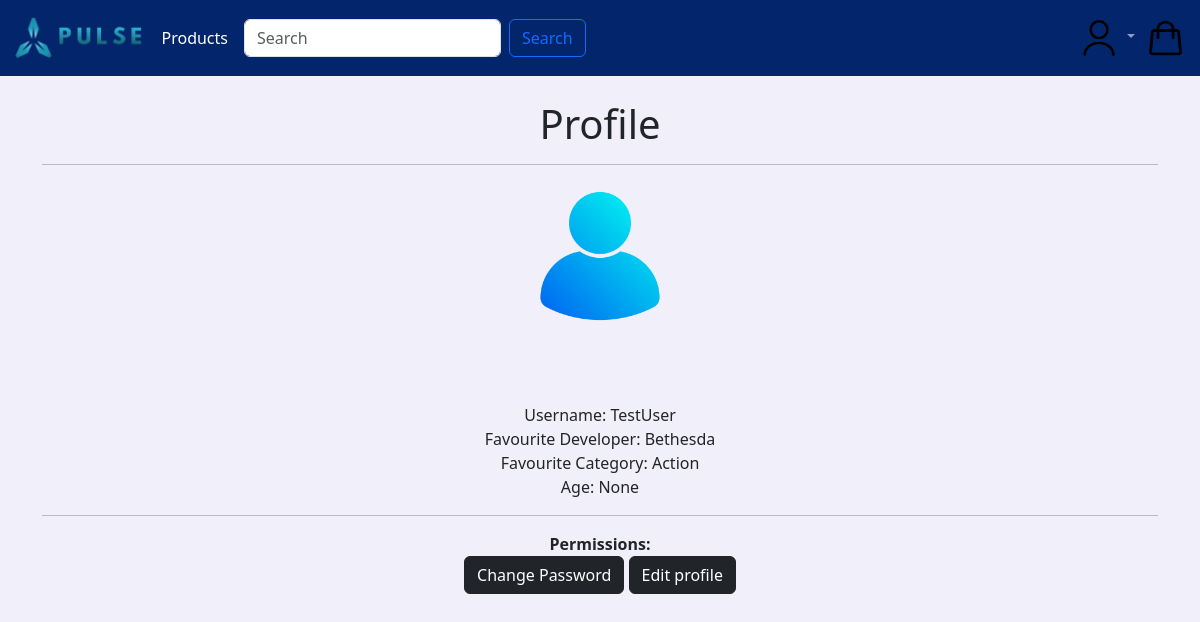
/profile/7/ (signed in), run on an earlier commit of the app's database.
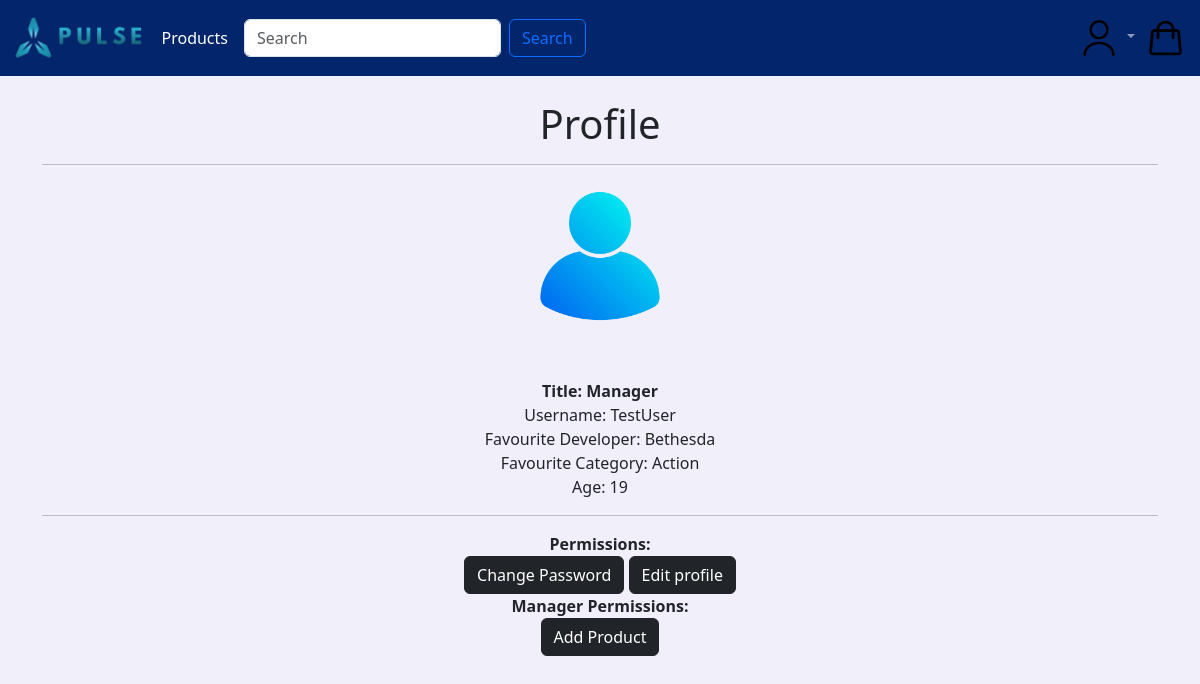
And on a later commit of the database.
### users/models.py (models this page shows, shortened)
class CustomUser(AbstractUser):
    age = models.PositiveIntegerField(null=True, blank=True)

class Profile(models.Model):
    user = models.OneToOneField(
        get_user_model(),
        null=True,
        on_delete=models.CASCADE,
    )
    date_of_birth = models.DateField(blank=True, null=True)
    Developer = models.ForeignKey(Developer, on_delete=models.CASCADE, null=True)
    Category = models.ForeignKey(Category, on_delete=models.CASCADE, null=True)

### pages/models.py (models this page shows, shortened)
class Developer(models.Model):
    id = models.UUIDField(
        primary_key=True,
        default=uuid.uuid4,
        editable=False)
    name = models.CharField(max_length=250, unique=True)
    class Meta:
        ordering = ('name',)
        verbose_name = 'developer'
        verbose_name_plural = 'developers'
    def __str__(self):
        return self.name

class Category(models.Model):
    id = models.UUIDField(
        primary_key=True,
        default=uuid.uuid4,
        editable=False)
    name = models.CharField(max_length=250, unique=True)
    description = models.TextField(blank=True)
    image = models.ImageField(upload_to='covers/', blank=True)
    class Meta:
        ordering = ('name',)
        verbose_name = 'category'
        verbose_name_plural = 'categories'
    def __str__(self):
        return self.name

### users/views.py (the view)
# urls.py: path('profile/<int:pk>/', ProfilePageView.as_view(), name='user_profile'),
class ProfilePageView(DetailView):
    model = Profile
    template_name = 'registration/user_profile.html'

### cart/context_processors.py (called while the page is built)
def counter(request):
    item_count = 0
    if 'admin' in request.path:
        return {}
    else:
        try:
            cart = Cart.objects.filter(cart_id=_cart_id(request))
            cart_items = CartItem.objects.all().filter(cart=cart[:1])
            for cart_item in cart_items:
                item_count += cart_item.quantity
        except Cart.DoesNotExist:
            item_count = 0
    return {'item_count':item_count}

### cart/views.py (called while the page is built)
def _cart_id(request):
    cart = request.session.session_key
    if not cart:
        cart = request.session.create()
    return cart

### users/context_processors.py (called while the page is built)
def user_groups(request):
    if request.user.is_authenticated:
        return {'is_manager': request.user.groups.filter(name='Manager').exists()}
    return {'is_manager': False}

### templates/registration/user_profile.html (shortened to what this page needs)
{% extends 'base.html' %}
{% load static %}
{% block content %}
    <br>
    <div class="text-center">
        <h1>Profile</h1>
        <hr class="rounded">
        <img src="{% static 'images/icon1.png' %}" alt="" height="150rem" width="150rem">
    </div>
    <br>
    <br>
    <div class="text-center">
        {% if is_manager %}
        <strong>Title: Manager</strong>
        {% endif %}
    <br>
        Username: {{ user.profile.user }}
    <br/>
        Favourite Developer: {{ user.profile.Developer }}
        <br>
        Favourite Category: {{ user.profile.Category }}
        <br>
        Age: {{ user.age }}
        <br>
        <hr class="rounded">
        <strong>Permissions:</strong>
        <br>
        <a href="{% url 'password_change' %}"><button class = "btn btn-dark">Change Password</button></a>
        <a href="{% url 'edit_profile' user.profile.pk %}"><button class="btn btn-dark">Edit profile</button></a>
        {% if is_manager %}
        <br>
        <strong>Manager Permissions:</strong>
        <br>
        <a href="{% url 'pages:game_create' %}"><button class = "btn btn-dark">Add Product</button></a>
        {% endif %}
    </div>
{% endblock content %}

What changed in the data, as far as the page shows it:
changed CustomUser "TestUser": age "None" → "19"
Also different on the page:
text now shown: "Title: Manager Manager Permissions: Add Product"
